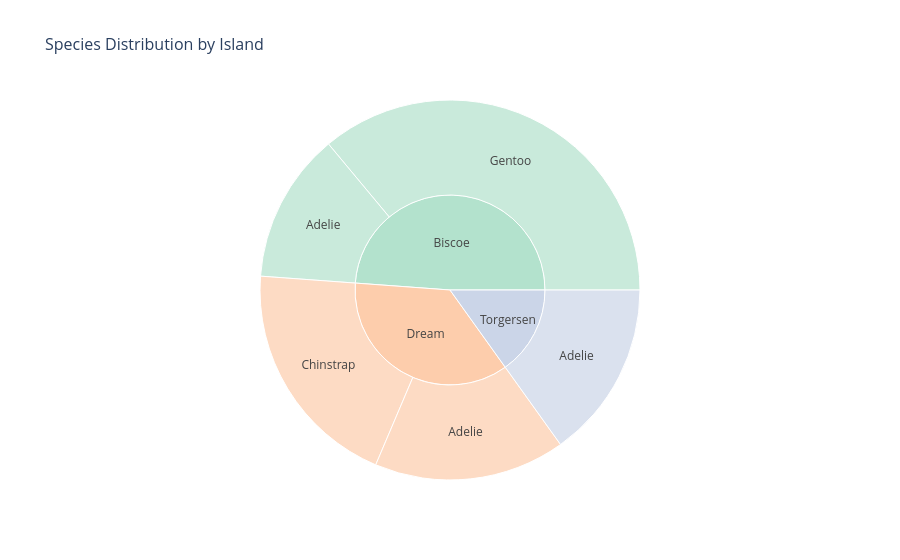

This figure's notebook cell:
### Markdown cell above
## 4. Exploratory Data Analysis (EDA)

Goals:
- Understand class balance and geographic distribution per island
- Identify feature distributions and class separation power
- Detect correlations between numerical features

### Code cell
# Species distribution by island (sunburst chart)
fig = px.sunburst(
    penguins.dropna(subset=[TARGET]),
    path=["island", TARGET],
    color="island",
    color_discrete_sequence=px.colors.qualitative.Pastel2,
    title="Species Distribution by Island",
)
fig.update_layout(title_font_size=16, paper_bgcolor="white")
fig.show()

print("Sample counts per island per species:")
print(penguins.groupby(["island", TARGET]).size().to_string())

### Figure 1 — Plotly figure (JSON) as saved in the notebook; plotly's stock layout.template omitted (floating-point values rounded to 4 significant figures)
{"data": [{"branchvalues": "total", "customdata": [["Biscoe"], ["Biscoe"], ["Biscoe"], ["Dream"], ["Dream"], ["Dream"], ["Torgersen"], ["Torgersen"]], "domain": {"x": [0, 1], "y": [0, 1]}, "hovertemplate": "labels=%{label}<br>count=%{value}<br>parent=%{parent}<br>id=%{id}<br>island=%{customdata[0]}<extra></extra>", "ids": ["Biscoe/Adelie", "Biscoe/Gentoo", "Biscoe", "Dream/Adelie", "Dream/Chinstrap", "Dream", "Torgersen/Adelie", "Torgersen"], "labels": ["Adelie", "Gentoo", "Biscoe", "Adelie", "Chinstrap", "Dream", "Adelie", "Torgersen"], "marker": {"colors": ["rgb(179,226,205)", "rgb(179,226,205)", "rgb(179,226,205)", "rgb(253,205,172)", "rgb(253,205,172)", "rgb(253,205,172)", "rgb(203,213,232)", "rgb(203,213,232)"]}, "name": "", "parents": ["Biscoe", "Biscoe", "", "Dream", "Dream", "", "Torgersen", ""], "type": "sunburst", "values": [44, 124, 168, 56, 68, 124, 52, 52]}], "layout": {"legend": {"tracegroupgap": 0}, "paper_bgcolor": "white", "sunburstcolorway": ["rgb(179,226,205)", "rgb(253,205,172)", "rgb(203,213,232)", "rgb(244,202,228)", "rgb(230,245,201)", "rgb(255,242,174)", "rgb(241,226,204)", "rgb(204,204,204)"], "title": {"font": {"size": 16}, "text": "Species Distribution by Island"}}}
